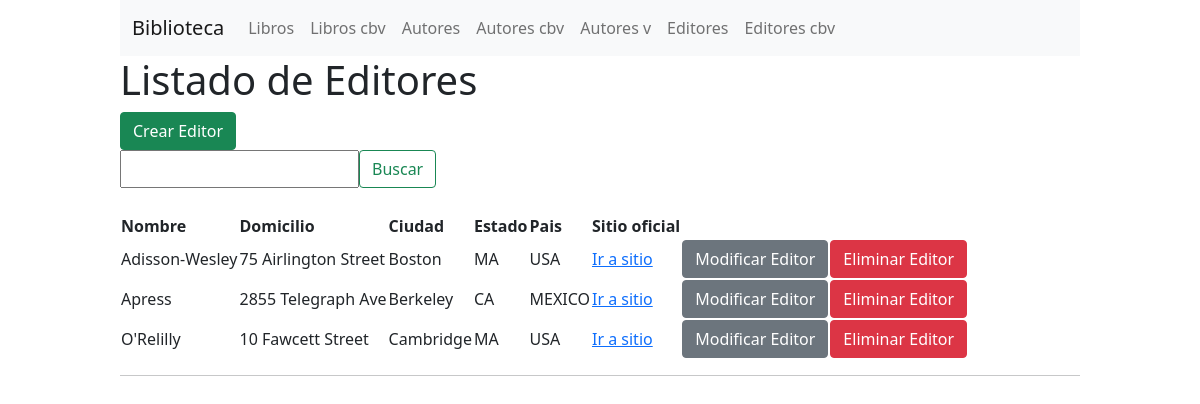
The app's page /editores/ with its own data.
### biblioteca/models.py (models this page shows, shortened)
class Editor(models.Model):
    nombre  = models.CharField(max_length=30)
    domicilio = models.CharField(max_length=50)
    ciudad = models.CharField(max_length=60)
    estado = models.CharField(max_length=30)
    pais = models.CharField(max_length=50)
    website = models.URLField(null=True, blank=True)
    class Meta:
        ordering = ["nombre"]
        verbose_name = 'Editor'
        verbose_name_plural = "Editores"

### biblioteca/views.py (the view, shortened to what this page needs)
# urls.py: url(r'^editores/$', editor_listado, name="editores"),
def editor_listado(request):
    form, datasource = SearchForm(request.GET), []
    if form.is_valid():
        cd = form.cleaned_data
        if not cd['q']:
            datasource = Editor.objects.all().values()
    return render(request, "editor_listado.html", {
        "buscador": form,
        "object_list": datasource,
        "fields": [
            { "label": "Nombre",        "key": "nombre" },
            { "label": "Domicilio",     "key": "domicilio" },
            { "label": "Ciudad",        "key": "ciudad" },
            { "label": "Estado",        "key": "estado" },
            { "label": "Pais",          "key": "pais" },
            { "label": "Sitio oficial", "key": "website", "is_link":True },
        ],
        "actions": {
            "create": { "label": "Crear Editor",     "redirect": "/crear/editor" },
            "update": { "label": "Modificar Editor", "redirect": "/modificar/editor" },
            "delete": { "label": "Eliminar Editor",  "redirect": "/eliminar/editor" },
        }
    })

### biblioteca/forms.py
class SearchForm(forms.Form):
    q = forms.CharField(label="Buscador", max_length=50, required=False)

### biblioteca/templatetags/bibl_tags.py (called while the page is built)
@register.filter('get_value_from_dict')
def get_value_from_dict(dict_data, key):
    if key: return dict_data.get(key)

### biblioteca/templates/editor_listado.html (shortened to what this page needs)
{% extends 'shared/base.html' %}
{% block content %}
    <h1>Listado de Editores</h1>
    {% include 'shared/table.html' %}
{% endblock  %}

### biblioteca/templates/shared/table.html (shortened to what this page needs)
{% load bibl_tags %}
<div class="bibl-table">
  <div class="bibl-table-header">
    {% if actions and actions.create %}
    <a href="{{actions.create.redirect}}">
      <button type="button" class="btn btn-success">
        {{ actions.create.label }}
      </button>
    </a>
    {% endif %}
    {% if buscador %}
      <form action="" method="get" class="d-flex">
        {{ buscador.q }}
        <button class="btn btn-outline-success" type="submit">Buscar</button>
      </form>
    {% endif %}
  </div>
  <div class="bibl-table-body" style="margin-top: 25px;">
    <table>
    <thead>
      <tr>
        {% for col in fields %}
          <th scope="col">{{ col.label }}</th>
        {% endfor %}
      </tr>
    </thead>
    <tbody>
      {% for data in object_list %}
        <tr>
          {% for col in fields %}
            {% if col.is_link %}
              <td><a href="{{ data|get_value_from_dict:col.key }}"> Ir a sitio </a></td>
            {% endif %}
            {% if not col.is_link %}
              <td> {{ data|get_value_from_dict:col.key }} </td>
            {% endif %}
          {% endfor %}
          {% if actions and actions.update %}
            <td> <a
              href="{{actions.update.redirect}}/{{ data.id }}"
              class="btn btn-secondary">
              {{ actions.update.label }}
            </a></td>
          {% endif %}
          {% if actions and actions.delete %}
            <td><a
              href="{{actions.delete.redirect}}/{{ data.id }}"
              class="btn btn-danger">
              {{ actions.delete.label }}
            </a></td>
          {% endif %}
        </tr>
      {% endfor %}
    </tbody>
  </table>
  </div>
</div>

### records on screen
Editor: fields "Adisson-Wesley" "75 Airlington Street" "Boston" "MA" "USA", update.label "Modificar Editor", delete.label "Eliminar Editor"
Editor: fields "Apress" "2855 Telegraph Ave" "Berkeley" "CA" "MEXICO", update.label "Modificar Editor", delete.label "Eliminar Editor"
Editor: fields "O'Relilly" "10 Fawcett Street" "Cambridge" "MA" "USA", update.label "Modificar Editor", delete.label "Eliminar Editor"

### other values on screen
{{ actions.create.label }} "Crear Editor"
{{ col.label }} "Nombre" "Domicilio" "Ciudad" "Estado" "Pais" "Sitio oficial"
